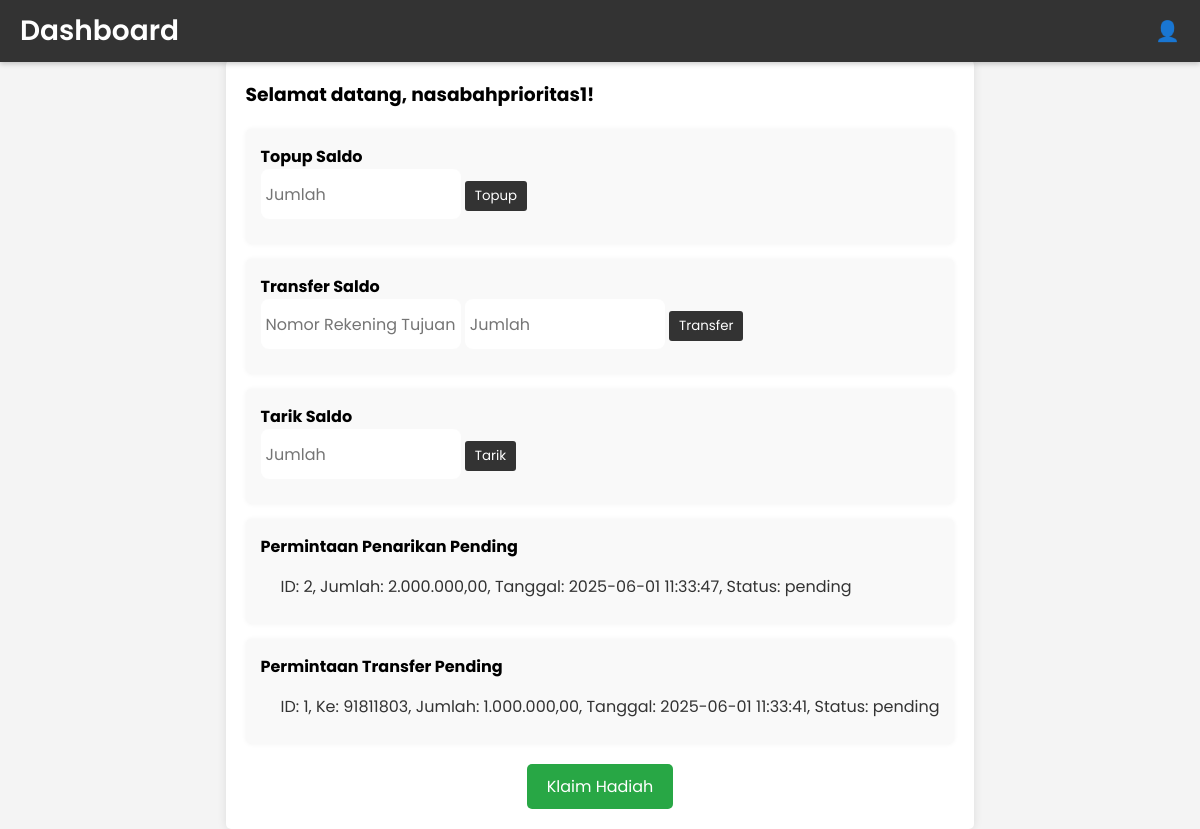
The app's page /dashboard (signed in) with its own data.
### tables this page shows
CREATE TABLE users (
            id INTEGER PRIMARY KEY AUTOINCREMENT,
            username TEXT UNIQUE NOT NULL,
            email TEXT UNIQUE NOT NULL,
            password TEXT NOT NULL
        );

CREATE TABLE permintaan_penarikan (
            id INTEGER PRIMARY KEY AUTOINCREMENT,
            user_id INTEGER NOT NULL,
            jumlah REAL NOT NULL,
            status TEXT NOT NULL DEFAULT 'pending',
            tanggal TIMESTAMP DEFAULT CURRENT_TIMESTAMP,
            FOREIGN KEY (user_id) REFERENCES users(id)
        );

CREATE TABLE permintaan_transfer (
            id INTEGER PRIMARY KEY AUTOINCREMENT,
            user_id INTEGER NOT NULL,
            nomor_rekening_tujuan TEXT NOT NULL,
            jumlah REAL NOT NULL,
            status TEXT NOT NULL DEFAULT 'pending',
            tanggal TIMESTAMP DEFAULT CURRENT_TIMESTAMP,
            FOREIGN KEY (user_id) REFERENCES users(id)
        );

### app.py (the view)
@app.route('/dashboard', endpoint='dashboard_page')
def dashboard():
    if 'user_id' not in session:
        flash('Silakan login terlebih dahulu!', 'error')
        return redirect(url_for('login'))
    user = User.find_by_id(session['user_id'])
    if user:
        pending_withdrawals = []
        pending_transfers = []
        pending_registrations = user.get_pending_registrations() if user.__class__.__name__ == 'Admin' else []
        if user.__class__.__name__ in ['NasabahBiasa', 'NasabahPrioritas']:
            pending_withdrawals = user.get_pending_withdrawals()
            pending_transfers = user.get_pending_transfers()
        elif user.__class__.__name__ == 'Merchant':
            pending_withdrawals = user.get_all_pending_withdrawals()
            pending_transfers = user.get_all_pending_transfers()
        dashboard_content = user.display_dashboard()
        return render_template('dashboard.html',
                            user=user,
                            dashboard=dashboard_content,
                            pending_withdrawals=pending_withdrawals,
                            pending_transfers=pending_transfers,
                            pending_registrations=pending_registrations)
    else:
        flash('User tidak ditemukan!', 'error')
        return redirect(url_for('login'))

### app.py (called while the page is built)
def format_rupiah(amount):
    amount = float(amount)
    amount_str = "{:.2f}".format(amount)
    amount_str = amount_str.replace('.', ',')
    integer_part, decimal_part = amount_str.split(',')
    integer_part = integer_part[::-1]
    chunks = [integer_part[i:i+3] for i in range(0, len(integer_part), 3)]
    integer_part = '.'.join(chunks)[::-1]
    return f"{integer_part},{decimal_part}"

### models.py (called while the page is built, shortened)
def get_db_connection():
    conn = sqlite3.connect('bank.db')
    conn.row_factory = sqlite3.Row
    return conn

    @property
    def id(self):
        return self.__id

    @property
    def username(self):
        return self.__username

    @staticmethod
    def find_by_id(user_id):
        conn = get_db_connection()
        cursor = conn.cursor()
        cursor.execute('SELECT * FROM users WHERE id = ?', (user_id,))
        row = cursor.fetchone()
        if not row:
            conn.close()
            return None
        cursor.execute('SELECT * FROM nasabah WHERE user_id = ?', (user_id,))
        nasabah_row = cursor.fetchone()
        if nasabah_row:
            if nasabah_row['poin_loyalitas'] is not None:
                conn.close()
                return NasabahPrioritas(
                    id=row['id'], username=row['username'], email=row['email'],
                    password=row['password'], nasabahID=nasabah_row['nasabahID'],
                    nomor_rekening=nasabah_row['nomor_rekening'], saldo=nasabah_row['saldo'],
                    poin_loyalitas=nasabah_row['poin_loyalitas']
                )

    @property
    def nomor_rekening(self):
        return self.__nomor_rekening

    @property
    def saldo(self):
        return self.__saldo

    @property
    def formatted_saldo(self):
        return format_rupiah(self.saldo)

    def display_dashboard(self):
        return f"Nasabah Dashboard: {self.username}"

    @property
    def poin_loyalitas(self):
        return self.__poin_loyalitas

    def get_pending_withdrawals(self):
        conn = get_db_connection()
        cursor = conn.cursor()
        cursor.execute('''
            SELECT * FROM permintaan_penarikan
            WHERE user_id = ? AND status = 'pending'
        ''', (self.id,))
        pending = cursor.fetchall()
        conn.close()
        return pending

    def lihat_poin(self):
        return self.poin_loyalitas

### templates/dashboard.html (shortened to what this page needs)
<!DOCTYPE html>
<html lang="en">
<head>
    <link rel="stylesheet" href="{{ url_for('static', filename='style.css') }}">
</head>
<body>
    <div class="header">
        <h2>Dashboard</h2>
        <span class="profile-icon" onclick="toggleProfile()">👤</span>
    </div>
    <div class="dashboard-content">
        <div class="welcome">
            <h3>Selamat datang, {{ user.username }}!</h3>
        </div>
        {% if user.__class__.__name__ in ['NasabahBiasa', 'NasabahPrioritas'] %}
            <div class="card">
                <h4>Topup Saldo</h4>
                <form action="{{ url_for('topup') }}" method="POST">
                    <input type="number" name="jumlah" placeholder="Jumlah" step="0.01" required>
                    <button type="submit">Topup</button>
                </form>
            </div>
            <div class="card">
                <h4>Transfer Saldo</h4>
                <form action="{{ url_for('transfer') }}" method="POST">
                    <input type="text" name="nomor_rekening" placeholder="Nomor Rekening Tujuan" required>
                    <input type="number" name="jumlah" placeholder="Jumlah" step="0.01" required>
                    <button type="submit">Transfer</button>
                </form>
            </div>
            <div class="card">
                <h4>Tarik Saldo</h4>
                <form action="{{ url_for('tarik') }}" method="POST">
                    <input type="number" name="jumlah" placeholder="Jumlah" step="0.01" required>
                    <button type="submit">Tarik</button>
                </form>
            </div>
            <div class="card">
                <h4>Permintaan Penarikan Pending</h4>
                {% if pending_withdrawals %}
                    <ul>
                        {% for request in pending_withdrawals %}
                            <li>
                                ID: {{ request['id'] }},
                                Jumlah: {{ request['jumlah'] | rupiah }},
                                Tanggal: {{ request['tanggal'] }},
                                Status: {{ request['status'] }}
                            </li>
                        {% endfor %}
                    </ul>
                {% else %}
                    <p>Tidak ada permintaan penarikan pending.</p>
                {% endif %}
            </div>
            <div class="card">
                <h4>Permintaan Transfer Pending</h4>
                {% if pending_transfers %}
                    <ul>
                        {% for request in pending_transfers %}
                            <li>
                                ID: {{ request['id'] }},
                                Ke: {{ request['nomor_rekening_tujuan'] }},
                                Jumlah: {{ request['jumlah'] | rupiah }},
                                Tanggal: {{ request['tanggal'] }},
                                Status: {{ request['status'] }}
                            </li>
                        {% endfor %}
                    </ul>
                {% else %}
                    <p>Tidak ada permintaan transfer pending.</p>
                {% endif %}
            </div>
        {% endif %}
        {% if user.__class__.__name__ == 'NasabahPrioritas' %}
            <div style="margin-top: 20px; text-align: center;">
                <a href="{{ url_for('hadiah') }}" class="btn" style="background-color: #28a745; color: white; padding: 10px 20px; text-decoration: none; border-radius: 5px; display: inline-block;">
                    Klaim Hadiah
                </a>
            </div>
        {% endif %}
</body>
</html>

### static/style.css (style rules this page uses)
* { margin: 0; padding: 0; box-sizing: border-box; font-family: "Poppins", sans-serif; }
body { min-height: 100vh; background: #f0faff; padding: 20px; display: flex; justify-content: center; align-items: center; }
h2 { font-size: 28px; font-weight: 600; color: #333; }
ul { list-style-type: disc; padding-left: 20px; margin-top: 15px; }
li { font-size: 1rem; color: #333; margin-bottom: 10px; display: flex; align-items: center; gap: 10px; }
form input { height: 50px; outline: none; border: none; padding: 0 15px; font-size: 16px; font-weight: 400; color: #333; border-radius: 8px; background: #fff; }

### templates/dashboard.html (style rules this page uses)
body { font-family: Arial, sans-serif; margin: 0; padding: 0; background-color: #f4f4f4; }
.header { background-color: #333; color: white; padding: 10px 20px; display: flex; justify-content: space-between; align-items: center; position: fixed; top: 0; left: 0; width: 100%; z-index: 1000; box-shadow: 0 2px 5px rgba(0, 0, 0, 0.2); }
.header h2 { margin: 0; color:rgb(255, 255, 255); }
.profile-icon { cursor: pointer; font-size: 20px; }
.dashboard-content { margin-top: 60px; padding: 20px; background-color: white; border-radius: 5px; box-shadow: 0 0 10px rgba(0, 0, 0, 0.1); margin-left: 20px; margin-right: 20px; }
.welcome { margin-bottom: 20px; }
.card { background-color: #f9f9f9; padding: 15px; margin-bottom: 15px; border-radius: 5px; box-shadow: 0 0 5px rgba(0, 0, 0, 0.05); }
.card h4 { margin-top: 0; }
.card input[type="number"], .card input[type="text"], .card input[type="password"] { padding: 5px; margin-bottom: 10px; width: 200px; }
.card button { padding: 5px 10px; background-color: #333; color: white; border: none; border-radius: 3px; cursor: pointer; }

### records on screen
users: username "nasabahprioritas1"
permintaan_penarikan: id "2", jumlah|rupiah "2.000.000,00", tanggal "2025-06-01 11:33:47", status "pending"
permintaan_transfer: id "1", nomor_rekening_tujuan "91811803", jumlah|rupiah "1.000.000,00", tanggal "2025-06-01 11:33:41", status "pending"
